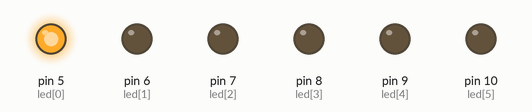
Recording of a sketch running on a simulated Arduino Uno, built with avr-gcc and run on an emulated ATmega328P. Parts: output pins drawn as LEDs (lit = HIGH).

Above: at 0.05 s.
At 0.55 s:
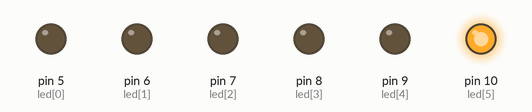
At 0.85 s:
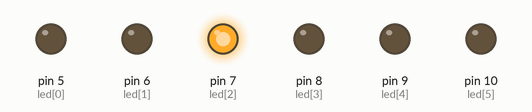
At 1.45 s:
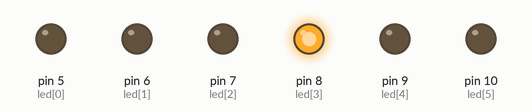
At 2.05 s:
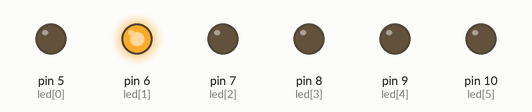
At 2.85 s:
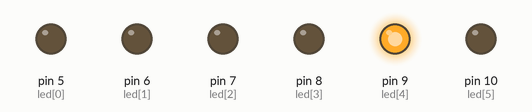
Timing chart, 0 to 3.1 s (numbered marks = the images above):
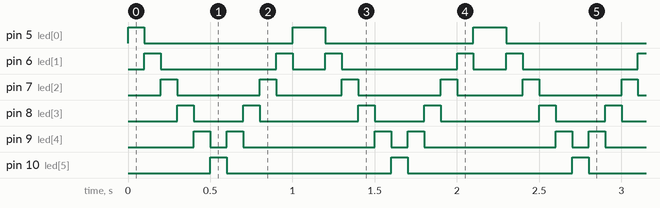

Measured:
- by itself, pin 5 (led[0]): repeats every 1.1 s: LOW 0.90 s, HIGH 0.20 s
- by itself, pin 6 (led[1]): repeats every 1.1 s: LOW 0.70 s, HIGH 0.10 s, LOW 0.20 s, HIGH 0.10 s
- by itself, pin 7 (led[2]): alternates HIGH for 0.10 s and LOW for 0.45 s
- by itself, pin 8 (led[3]): repeats every 1.1 s: LOW 0.30 s, HIGH 0.10 s, LOW 0.60 s, HIGH 0.10 s
- by itself, pin 9 (led[4]): repeats every 1.1 s: LOW 0.10 s, HIGH 0.10 s, LOW 0.80 s, HIGH 0.10 s
- by itself, pin 10 (led[5]): alternates HIGH for 0.10 s and LOW for 1.0 s

The sketch:

brilliant_gogo1.ino
```cpp
const int led[6]={5,6,7,8,9,10};

void setup()
{
  for(int i=0;i<6;i++)
  {
    pinMode(led[i],OUTPUT);
  }
}

void loop()
{
  for(int j=0;j<6;j++)
  {
    for(int z=0;z<6;z++)
    {
      digitalWrite(led[z],LOW);
    }
    digitalWrite(led[j],HIGH);
    delay(100);
  }
  for(int j=4;j>=0;j--)
  {
    for(int z=0;z<6;z++)
    {
      digitalWrite(led[z],LOW);
    }
    digitalWrite(led[j],HIGH);
    delay(100);}
}
```
